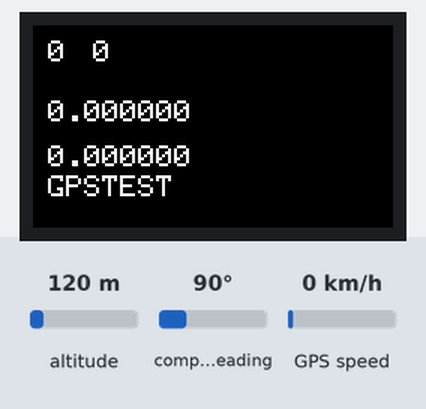
Simulated run of this sketch. Board: ESP32-S3. On the bench: 240×135 colour display. The test bench sets the inputs (shaded band); at power-on: altitude 120 m, compass heading 90°, GPS speed 0 km/h. The GPS gets a fix after 3 s at 37.7749, -122.4194 with 8 satellites.

Above: at 0.2 s.
At 1.2 s:
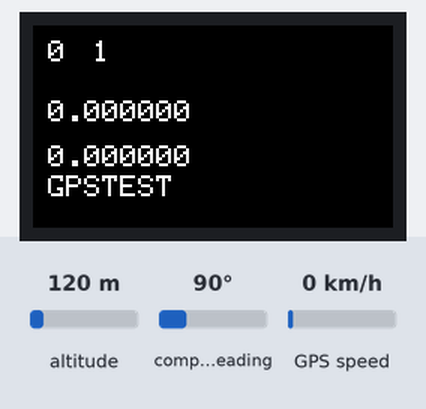
At 4.2 s:
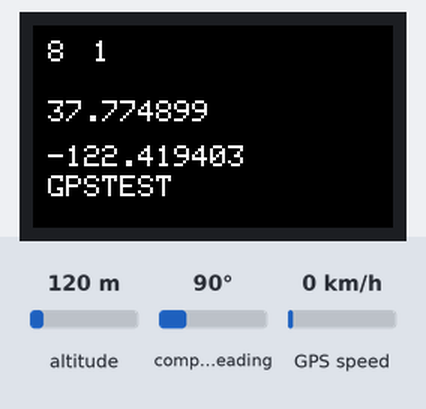

The sketch:

gps_test.ino
```cpp
#include <TinyGPSPlus.h>
#include "M5Cardputer.h"

static const uint32_t GPSBaud = 9600;

TinyGPSPlus gps;
HardwareSerial ss(2);

void setup() {
  auto cfg = M5.config();
  M5Cardputer.begin(cfg);
  int textsize = M5Cardputer.Display.height() / 60;
  if (textsize == 0) {
    textsize = 1;
  }
  M5Cardputer.Display.setTextSize(textsize);
  ss.begin(9600, SERIAL_8N1, 1, -1);
}

void loop() {
  M5Cardputer.Display.drawString("GPSTEST", 10, 100);
  static const double LONDON_LAT = 51.508131, LONDON_LON = -0.128002;
  M5Cardputer.Display.drawNumber(gps.satellites.value(), 10, 10);
  M5Cardputer.Display.drawNumber(gps.satellites.isValid(), 40, 10);
  // M5Cardputer.Display.drawString(String(gps.location.lat(),6), 10, 50);
  // M5Cardputer.Display.drawString(String(gps.location.lng(),6), 10, 80);
  M5Cardputer.Display.drawFloat(float(gps.location.lat()), 6, 10, 50);
  M5Cardputer.Display.drawFloat(float(gps.location.lng()), 6, 10, 80);
  // Serial.println(gps.date);

  // unsigned long distanceKmToLondon =
  //     (unsigned long)TinyGPSPlus::distanceBetween(
  //         gps.location.lat(), gps.location.lng(), LONDON_LAT, LONDON_LON) /
  //     1000;
  // printInt(distanceKmToLondon, gps.location.isValid(), 9);

  // double courseToLondon = TinyGPSPlus::courseTo(
  //     gps.location.lat(), gps.location.lng(), LONDON_LAT, LONDON_LON);

  // printFloat(courseToLondon, gps.location.isValid(), 7, 2);

  // const char *cardinalToLondon = TinyGPSPlus::cardinal(courseToLondon);

  // printStr(gps.location.isValid() ? cardinalToLondon : "*** ", 6);

  // printInt(gps.charsProcessed(), true, 6);
  // printInt(gps.sentencesWithFix(), true, 10);
  // printInt(gps.failedChecksum(), true, 9);
  // M5.Lcd.println();

  delay_gps(1000);
}

// This custom version of delay() ensures that GPS objects work properly.
static void delay_gps(unsigned long ms) {
  unsigned long start = millis();
  do {
    while (ss.available()) gps.encode(ss.read());
  } while (millis() - start < ms);
}
```

Measured:
- what the display in image 1 shows lasts 3.0 s, from 1.2 s to 4.2 s
